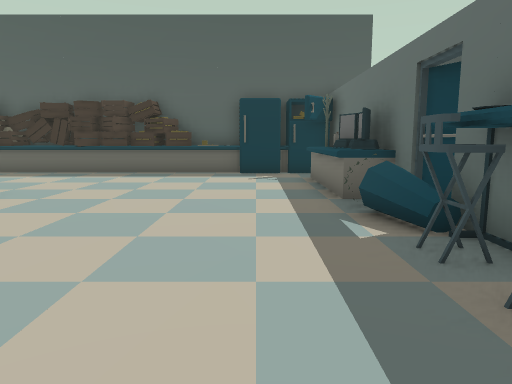
[1] (above)

17 first-person views from a walk through a Unity game level. The camera is 1.2 m above the floor, tilts 8° down and sees 70° across. The floor is counted in squares, 1 m on a side. Each view is taken from the middle of a square. On the plan, view 1 faces up. The plan holds only what a view shows up to about 15 squares ahead; the rest is blank. Some surface patterns are stand-ins.

[2]
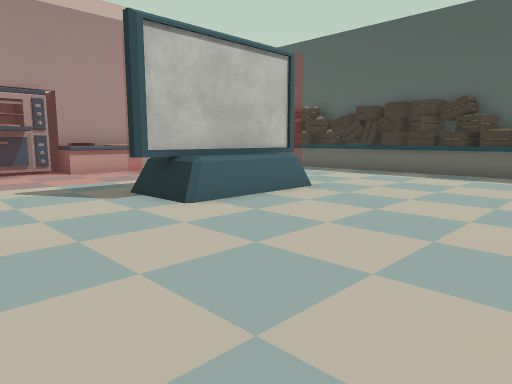

[3]
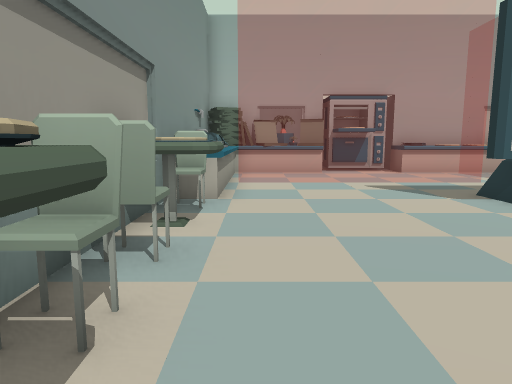

[4]
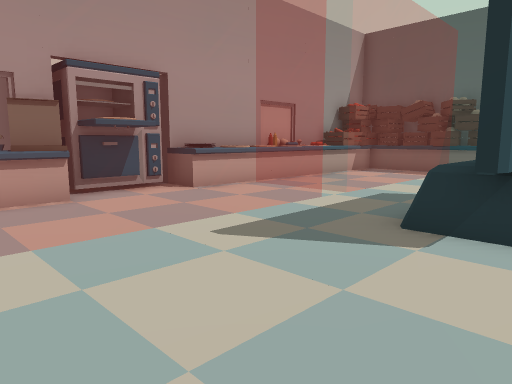

[5]
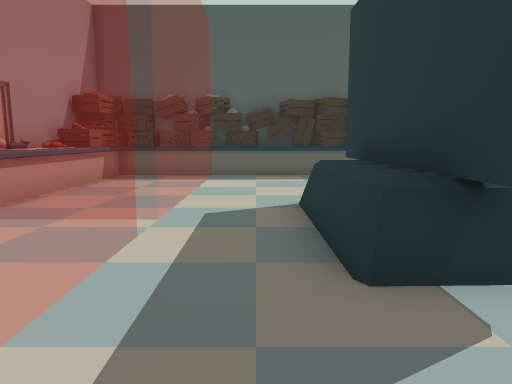

[6]
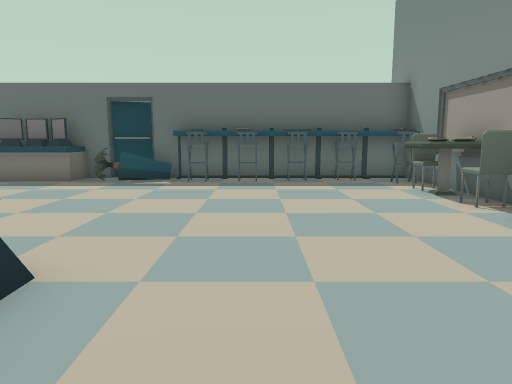

[7]
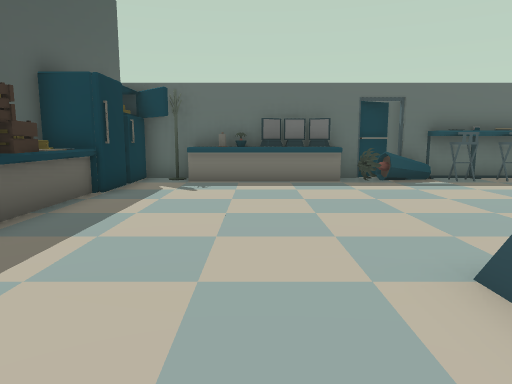

[8]
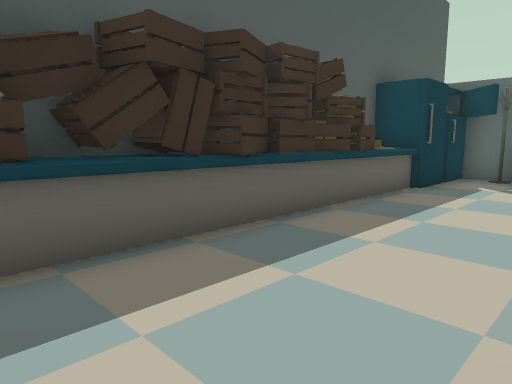

[9]
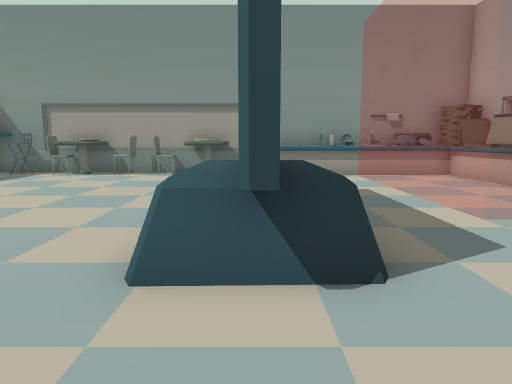

[10]
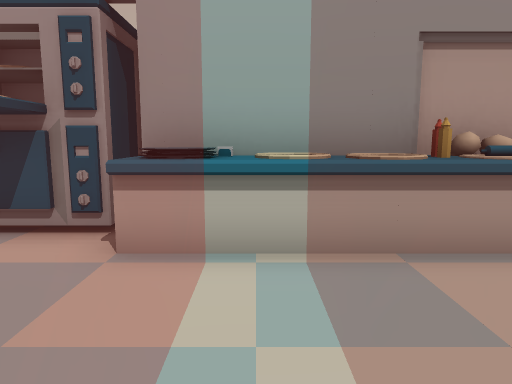

[11]
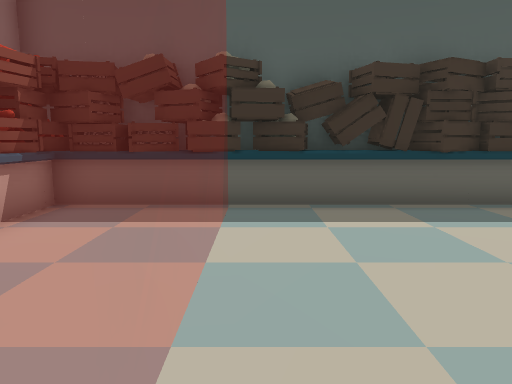

[12]
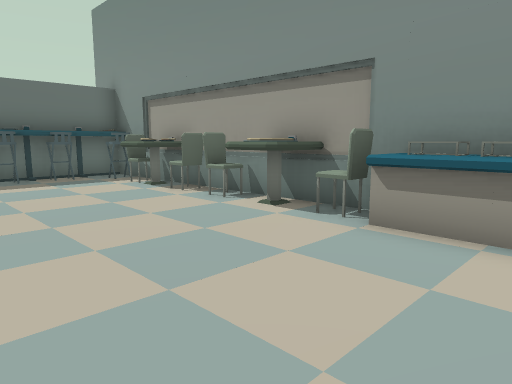

[13]
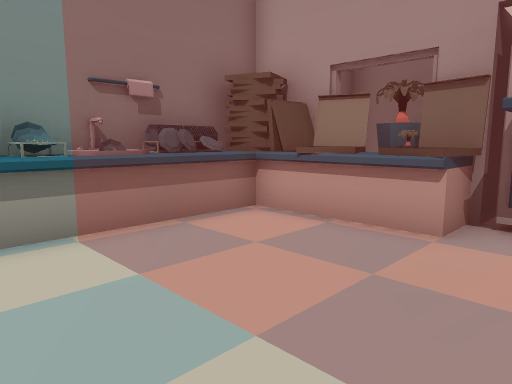

[14]
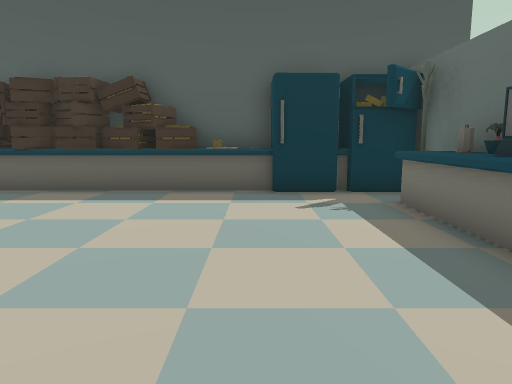

[15]
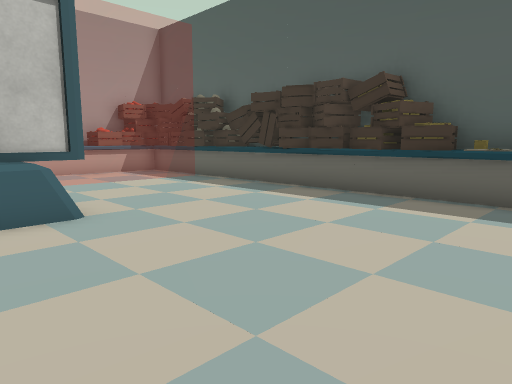

[16]
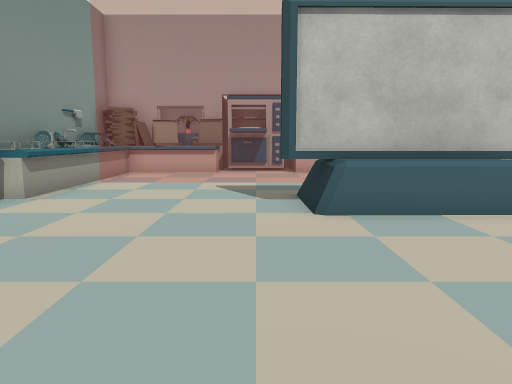

[17]
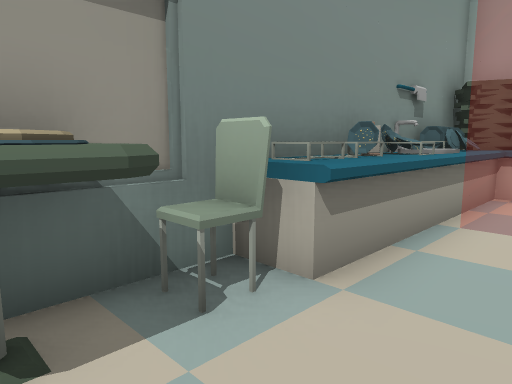

### Floor plan
Key: @ floor where view 1 was taken; # wall or solid block; . floor; = window, fence, low wall or low ledge; ^ raised ledge; O other object.
Columns run from 16 left of view 1 to 3 right of it. Each row starts with its distance up from view 1.
 15   #######O#OO#O###
 14   #OO##OOOOOOOOOOOO#
 13  ##===..O..........#
 12  ##===............O#
 11  #O===............O#
 10   O===............OO
  9  O#===............OO
  8  #O===..OOO.......O#
  7  #O===..OOO........#
  6  #O.....OOO.......O#
  5 ###===..OOO.......O#
  4 OO#===..OOO.......O#
  3 OO#===............^#
  2 OOO===............O#
  1 #OO===............O#
  0 ##O===..........@.^#
 -1 ##O===............O#
 -2  ##OOOO#OOOOOOOOOOO#
 -3  ####O##############

Where each view was taken, in squares from view 1:
view 1: 0 up, 0 right, facing up
view 2: 0 up, 0 right, facing up-left
view 3: 1 down, 0 right, facing left
view 4: 1 down, 6 left, facing up-left
view 5: 1 up, 9 left, facing up
view 6: 2 up, 9 left, facing right
view 7: 10 up, 9 left, facing right
view 8: 10 up, 10 left, facing up-right
view 9: 11 up, 7 left, facing down
view 10: 6 up, 10 left, facing left
view 11: 7 up, 10 left, facing up
view 12: 3 up, 10 left, facing down-right
view 13: 3 up, 9 left, facing down-left
view 14: 5 up, 1 left, facing up
view 15: 6 up, 0 right, facing up-left
view 16: 3 up, 0 right, facing left
view 17: 0 up, 5 left, facing down-left
